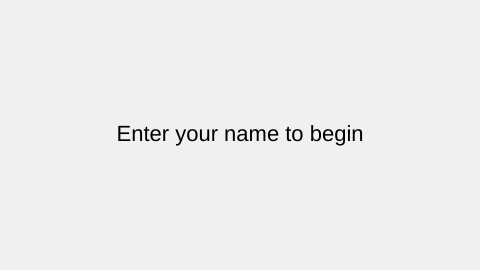
Frame 1 (no input)
Frame 2 (the mouse pressed at the canvas centre, redrawn once): identical to frame 1, image omitted

The p5.js sketch that drew this single still picture (run headless with seeded random() and noise() and a simulated clock; the mouse was pressed at the canvas centre and the sketch redrawn once):

// p5.js sketch
// ── sketch.js
var myLetters = [];
var collectedLetters = [];
var myObstacles = [];

var player;
var gameStarted = false;
var userName = "";
var restartButton;
var inputField;
var startButton;
var directionsBox;

function preload() {}

function setup() {
  var canvasWidth = min(windowWidth - 40, 480);
  var canvasHeight = round(canvasWidth * 0.5625);
  createCanvas(canvasWidth, canvasHeight);
  textFont("sans-serif");

  inputField = createInput("");
  inputField.position(20, height + 20);
  inputField.attribute("placeholder", "Enter your name");

  startButton = createButton("Start Game");
  startButton.position(inputField.x + inputField.width + 10, height + 20);
  startButton.mousePressed(startGame);

  restartButton = createButton("Restart");
  restartButton.position(20, height + 60);
  restartButton.mousePressed(restartGame);
  restartButton.hide();

  directionsBox = createDiv(`
    <strong>How to Play:</strong><br>
    1. Move with arrow keys<br>
    2. Collect each letter of your name in order<br>
    3. Avoid obstacles or click them to remove<br>
    4. Win by collecting all letters!
  `);
  directionsBox.position(20, height + 100);
  directionsBox.style("background", "#e0ffe0");
  directionsBox.style("padding", "10px");
  directionsBox.style("border", "1px solid #22C085");
  directionsBox.style("border-radius", "8px");
  directionsBox.hide();
}

function startGame() {
  userName = inputField.value().trim().toUpperCase();
  if (userName.length === 0) return;

  inputField.hide();
  startButton.hide();
  directionsBox.show();

  player = new GameComponent(30, 30, "#c96a11ff", width / 2, height / 2);
 
  collectedLetters = [];
  myLetters = [];
  myObstacles = [];
  gameStarted = true;

  for (var i = 0; i < userName.length; i++) {
    var attempts = 0;
    var maxAttempts = 100;
    var x, y;
    var overlapping;

    do {
      overlapping = false;
      x = random(50, width - 50);
      y = random(50, height - 50);

      for (var j = 0; j < myLetters.length; j++) {
        var other = myLetters[j];
        if (abs(x - other.x) < 40 && abs(y - other.y) < 40) {
          overlapping = true;
          break;
        }
      }
      attempts++;
    } while (overlapping && attempts < maxAttempts);

    myLetters.push(new Letter(userName[i], x, y));
  }

  createObstacles();  
  loop();
}

function draw() {
  if (!gameStarted) {
    background(240);
    textSize(22);
    textAlign(CENTER, CENTER);
    text("Enter your name to begin", width / 2, height / 2);
    noLoop();
    return;
  }

  background(255);
  drawBorder();

  playerMovement();
  player.update();

  for (var letter of myLetters) {
    if (!collectedLetters.includes(letter.char)) {
      letter.update();
      if (player.crashWith(letter)) {
        collectedLetters.push(letter.char);
      }
    }
  }

  for (var i = myObstacles.length - 1; i >= 0; i--) {
    var ob = myObstacles[i];
    ob.update();
  }

  if (collectedLetters.length === userName.length) {
    displayWinMessage();
    noLoop();
    restartButton.show();
  }
}

function mousePressed() {
  for (let i = myObstacles.length - 1; i >= 0; i--) {
    let ob = myObstacles[i];
    if (dist(mouseX, mouseY, ob.x, ob.y) < ob.w / 2) {
      myObstacles.splice(i, 1);
    }
  }
}

function restartGame() {
  inputField.value("");
  inputField.show();
  startButton.show();
  restartButton.hide();
  gameStarted = false;
  loop();
}

class GameComponent {
  constructor(w, h, color, x, y) {
    this.w = w;
    this.h = h;
    this.color = color;
    this.x = x;
    this.y = y;
  }

  update() {
    push();
    fill(this.color);
    noStroke();
    rectMode(CENTER);
    rect(this.x, this.y, this.w, this.h);

    // Draw face
    let eyeOffsetX = this.w * 0.2;
    let eyeOffsetY = this.h * 0.2;
    let eyeSize = 5;

    // Eyes
    fill(0);
    ellipse(this.x - eyeOffsetX, this.y - eyeOffsetY, eyeSize, eyeSize);
    ellipse(this.x + eyeOffsetX, this.y - eyeOffsetY, eyeSize, eyeSize);

    // Smile
    noFill();
    stroke(0);
    strokeWeight(2);
    arc(this.x, this.y + 5, this.w * 0.4, this.h * 0.3, 0, PI);

    pop();
  }

  crashWith(other) {
    var left = this.x - this.w / 2;
    var right = this.x + this.w / 2;
    var top = this.y - this.h / 2;
    var bottom = this.y + this.h / 2;

    var oLeft = other.x - other.w / 2;
    var oRight = other.x + other.w / 2;
    var oTop = other.y - other.h / 2;
    var oBottom = other.y + other.h / 2;

    return !(bottom < oTop || top > oBottom || right < oLeft || left > oRight);
  }
}

class Letter {
  constructor(char, x, y) {
    this.char = char;
    this.x = x;
    this.y = y;
    this.w = 40;
    this.h = 40;
  }

  update() {
    push();
    fill("green");
    rectMode(CENTER);
    rect(this.x, this.y, this.w, this.h);
    fill(255);
    textAlign(CENTER, CENTER);
    textSize(20);
    text(this.char, this.x, this.y);
    pop();
  }
}

class Obstacle {
  constructor(x, y) {
    this.x = x;
    this.y = y;
    this.w = 40;
    this.h = 40;
    this.type = floor(random(4));
    this.color = color(random(100, 255), random(100, 255), random(100, 255));
  }

  update() {
    push();
    translate(this.x, this.y);
    noStroke();

    switch (this.type) {
      case 0:
        fill(139, 69, 19);
        rect(-5, 10, 10, 20);
        fill(34, 139, 34);
        ellipse(0, 0, 30, 30);
        break;
      case 1:
        fill(this.color);
        for (let i = 0; i < 6; i++) {
          ellipse(
            10 * cos((TWO_PI * i) / 6),
            10 * sin((TWO_PI * i) / 6),
            10,
            10
          );
        }
        fill(255, 204, 0);
        ellipse(0, 0, 10, 10);
        break;
      case 2:
        fill(0);
        ellipse(0, 0, 20, 12);
        fill("red");
        ellipse(-5, -3, 5, 5);
        ellipse(5, -3, 5, 5);
        stroke(0);
        line(-10, -8, -5, -5);
        line(10, -8, 5, -5);
        break;
      case 3:
        fill(0, 128, 0);
        beginShape();
        vertex(0, -15);
        bezierVertex(10, -5, 10, 5, 0, 15);
        bezierVertex(-10, 5, -10, -5, 0, -15);
        endShape(CLOSE);
        stroke(255);
        line(0, -15, 0, 15);
        break;
    }

    pop();
  }
}

function createObstacles() {
  for (var i = 0; i < 10; i++) {
    var x = random(40, width - 40);
    var y = random(40, height - 40);
    myObstacles.push(new Obstacle(x, y));
  }
}

function drawBorder() {
  stroke("black");
  strokeWeight(5);
  noFill();
  rect(0, 0, width, height);
}

function displayWinMessage() {
  background(255, 240, 200);
  textAlign(CENTER, CENTER);
  textSize(36);
  fill("#22C085");
  text("You Win!", width / 2, height / 2 - 30);
  textSize(24);
  text(
    "Collected letters: " + collectedLetters.join(""),
    width / 2,
    height / 2 + 20
  );
}

function playerMovement() {
  var moveX = 0,
    moveY = 0;
  const speed = 3;
  if (keyIsDown(LEFT_ARROW)) moveX = -speed;
  if (keyIsDown(RIGHT_ARROW)) moveX = speed;
  if (keyIsDown(UP_ARROW)) moveY = -speed;
  if (keyIsDown(DOWN_ARROW)) moveY = speed;

  player.x = constrain(player.x + moveX, player.w / 2, width - player.w / 2);
  player.y = constrain(player.y + moveY, player.h / 2, height - player.h / 2);
}
